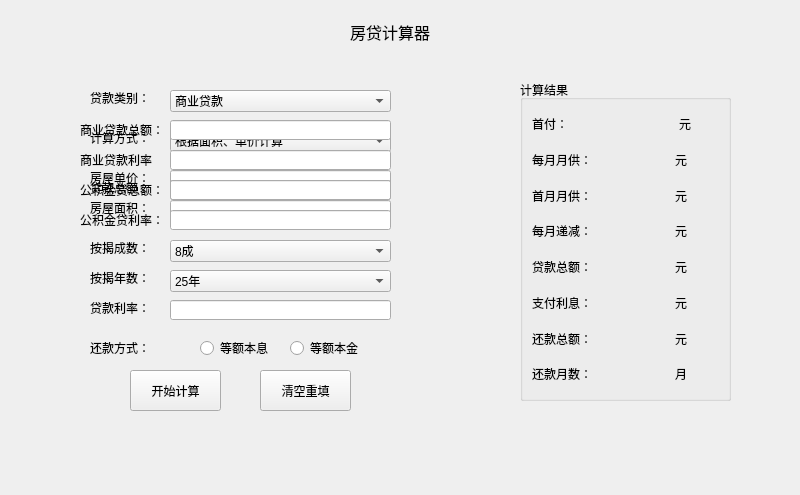
<?xml version="1.0" encoding="UTF-8"?>
<ui version="4.0">
 <class>Widget</class>
 <widget class="QWidget" name="Widget">
  <property name="geometry">
   <rect>
    <x>0</x>
    <y>0</y>
    <width>800</width>
    <height>495</height>
   </rect>
  </property>
  <property name="windowTitle">
   <string>房贷计算器</string>
  </property>
  <widget class="QLabel" name="label">
   <property name="geometry">
    <rect>
     <x>350</x>
     <y>20</y>
     <width>101</width>
     <height>21</height>
    </rect>
   </property>
   <property name="text">
    <string>&lt;html&gt;&lt;head/&gt;&lt;body&gt;&lt;p&gt;&lt;span style=&quot; font-size:12pt;&quot;&gt;房贷计算器&lt;/span&gt;&lt;/p&gt;&lt;/body&gt;&lt;/html&gt;</string>
   </property>
  </widget>
  <widget class="QLabel" name="label_2">
   <property name="geometry">
    <rect>
     <x>90</x>
     <y>90</y>
     <width>61</width>
     <height>16</height>
    </rect>
   </property>
   <property name="text">
    <string>贷款类别：</string>
   </property>
  </widget>
  <widget class="QLabel" name="label_3">
   <property name="geometry">
    <rect>
     <x>90</x>
     <y>130</y>
     <width>61</width>
     <height>16</height>
    </rect>
   </property>
   <property name="text">
    <string>计算方式：</string>
   </property>
  </widget>
  <widget class="QLabel" name="labelfangwudanjia">
   <property name="geometry">
    <rect>
     <x>90</x>
     <y>170</y>
     <width>61</width>
     <height>16</height>
    </rect>
   </property>
   <property name="text">
    <string>房屋单价：</string>
   </property>
  </widget>
  <widget class="QLabel" name="labelfangwumianji">
   <property name="geometry">
    <rect>
     <x>90</x>
     <y>200</y>
     <width>61</width>
     <height>16</height>
    </rect>
   </property>
   <property name="text">
    <string>房屋面积：</string>
   </property>
  </widget>
  <widget class="QLabel" name="label_6">
   <property name="geometry">
    <rect>
     <x>90</x>
     <y>240</y>
     <width>61</width>
     <height>16</height>
    </rect>
   </property>
   <property name="text">
    <string>按揭成数：</string>
   </property>
  </widget>
  <widget class="QLabel" name="label_7">
   <property name="geometry">
    <rect>
     <x>90</x>
     <y>270</y>
     <width>61</width>
     <height>16</height>
    </rect>
   </property>
   <property name="text">
    <string>按揭年数：</string>
   </property>
  </widget>
  <widget class="QLabel" name="label_8">
   <property name="geometry">
    <rect>
     <x>90</x>
     <y>300</y>
     <width>61</width>
     <height>16</height>
    </rect>
   </property>
   <property name="text">
    <string>贷款利率：</string>
   </property>
  </widget>
  <widget class="QLabel" name="label_9">
   <property name="geometry">
    <rect>
     <x>90</x>
     <y>340</y>
     <width>61</width>
     <height>16</height>
    </rect>
   </property>
   <property name="text">
    <string>还款方式：</string>
   </property>
  </widget>
  <widget class="QPushButton" name="pushButtonCal">
   <property name="geometry">
    <rect>
     <x>130</x>
     <y>370</y>
     <width>91</width>
     <height>41</height>
    </rect>
   </property>
   <property name="text">
    <string>开始计算</string>
   </property>
  </widget>
  <widget class="QPushButton" name="pushButtonClear">
   <property name="geometry">
    <rect>
     <x>260</x>
     <y>370</y>
     <width>91</width>
     <height>41</height>
    </rect>
   </property>
   <property name="text">
    <string>清空重填</string>
   </property>
  </widget>
  <widget class="QComboBox" name="comboBoxMorType">
   <property name="geometry">
    <rect>
     <x>170</x>
     <y>90</y>
     <width>221</width>
     <height>22</height>
    </rect>
   </property>
   <item>
    <property name="text">
     <string>商业贷款</string>
    </property>
   </item>
   <item>
    <property name="text">
     <string>公积金贷款</string>
    </property>
   </item>
   <item>
    <property name="text">
     <string>组合型贷款</string>
    </property>
   </item>
  </widget>
  <widget class="QComboBox" name="comboBoxCalType">
   <property name="geometry">
    <rect>
     <x>170</x>
     <y>130</y>
     <width>221</width>
     <height>22</height>
    </rect>
   </property>
   <item>
    <property name="text">
     <string>根据面积、单价计算</string>
    </property>
   </item>
   <item>
    <property name="text">
     <string>根据贷款总额计算</string>
    </property>
   </item>
  </widget>
  <widget class="QLineEdit" name="lineEditPrice">
   <property name="geometry">
    <rect>
     <x>170</x>
     <y>170</y>
     <width>221</width>
     <height>20</height>
    </rect>
   </property>
  </widget>
  <widget class="QLineEdit" name="lineEditarea">
   <property name="geometry">
    <rect>
     <x>170</x>
     <y>200</y>
     <width>221</width>
     <height>20</height>
    </rect>
   </property>
  </widget>
  <widget class="QComboBox" name="comboBoxPercentage">
   <property name="geometry">
    <rect>
     <x>170</x>
     <y>240</y>
     <width>221</width>
     <height>22</height>
    </rect>
   </property>
   <item>
    <property name="text">
     <string>8成</string>
    </property>
   </item>
   <item>
    <property name="text">
     <string>7.5成</string>
    </property>
   </item>
   <item>
    <property name="text">
     <string>7成</string>
    </property>
   </item>
   <item>
    <property name="text">
     <string>6.5成</string>
    </property>
   </item>
   <item>
    <property name="text">
     <string>6成</string>
    </property>
   </item>
   <item>
    <property name="text">
     <string>5.5成</string>
    </property>
   </item>
   <item>
    <property name="text">
     <string>5成</string>
    </property>
   </item>
   <item>
    <property name="text">
     <string>4.5成</string>
    </property>
   </item>
   <item>
    <property name="text">
     <string>4成</string>
    </property>
   </item>
   <item>
    <property name="text">
     <string>3.5成</string>
    </property>
   </item>
   <item>
    <property name="text">
     <string>3成</string>
    </property>
   </item>
   <item>
    <property name="text">
     <string>2.5成</string>
    </property>
   </item>
   <item>
    <property name="text">
     <string>2成</string>
    </property>
   </item>
  </widget>
  <widget class="QComboBox" name="comboBoxNumofYear">
   <property name="geometry">
    <rect>
     <x>170</x>
     <y>270</y>
     <width>221</width>
     <height>22</height>
    </rect>
   </property>
   <item>
    <property name="text">
     <string>25年</string>
    </property>
   </item>
   <item>
    <property name="text">
     <string>24年</string>
    </property>
   </item>
   <item>
    <property name="text">
     <string>23年</string>
    </property>
   </item>
   <item>
    <property name="text">
     <string>22年</string>
    </property>
   </item>
   <item>
    <property name="text">
     <string>21年</string>
    </property>
   </item>
   <item>
    <property name="text">
     <string>20年</string>
    </property>
   </item>
   <item>
    <property name="text">
     <string>19年</string>
    </property>
   </item>
   <item>
    <property name="text">
     <string>18年</string>
    </property>
   </item>
   <item>
    <property name="text">
     <string>17年</string>
    </property>
   </item>
   <item>
    <property name="text">
     <string>16年</string>
    </property>
   </item>
   <item>
    <property name="text">
     <string>15年</string>
    </property>
   </item>
   <item>
    <property name="text">
     <string>14年</string>
    </property>
   </item>
   <item>
    <property name="text">
     <string>13年</string>
    </property>
   </item>
   <item>
    <property name="text">
     <string>12年</string>
    </property>
   </item>
   <item>
    <property name="text">
     <string>11年</string>
    </property>
   </item>
   <item>
    <property name="text">
     <string>10年</string>
    </property>
   </item>
   <item>
    <property name="text">
     <string>9年</string>
    </property>
   </item>
   <item>
    <property name="text">
     <string>8年</string>
    </property>
   </item>
   <item>
    <property name="text">
     <string>7年</string>
    </property>
   </item>
   <item>
    <property name="text">
     <string>6年</string>
    </property>
   </item>
   <item>
    <property name="text">
     <string>5年</string>
    </property>
   </item>
   <item>
    <property name="text">
     <string>4年</string>
    </property>
   </item>
   <item>
    <property name="text">
     <string>3年</string>
    </property>
   </item>
   <item>
    <property name="text">
     <string>2年</string>
    </property>
   </item>
   <item>
    <property name="text">
     <string>1年</string>
    </property>
   </item>
  </widget>
  <widget class="QLineEdit" name="lineEditRate">
   <property name="geometry">
    <rect>
     <x>170</x>
     <y>300</y>
     <width>221</width>
     <height>20</height>
    </rect>
   </property>
  </widget>
  <widget class="QRadioButton" name="radioButton1">
   <property name="geometry">
    <rect>
     <x>200</x>
     <y>340</y>
     <width>89</width>
     <height>16</height>
    </rect>
   </property>
   <property name="text">
    <string>等额本息</string>
   </property>
  </widget>
  <widget class="QRadioButton" name="radioButton2">
   <property name="geometry">
    <rect>
     <x>290</x>
     <y>340</y>
     <width>89</width>
     <height>16</height>
    </rect>
   </property>
   <property name="text">
    <string>等额本金</string>
   </property>
  </widget>
  <widget class="QGroupBox" name="groupBox">
   <property name="geometry">
    <rect>
     <x>520</x>
     <y>80</y>
     <width>211</width>
     <height>321</height>
    </rect>
   </property>
   <property name="title">
    <string>计算结果</string>
   </property>
   <layout class="QVBoxLayout" name="verticalLayout">
    <item>
     <layout class="QHBoxLayout" name="horizontalLayout">
      <item>
       <widget class="QLabel" name="label_10">
        <property name="text">
         <string>首付：</string>
        </property>
       </widget>
      </item>
      <item>
       <widget class="QLabel" name="shoufu">
        <property name="sizePolicy">
         <sizepolicy hsizetype="Fixed" vsizetype="Fixed">
          <horstretch>0</horstretch>
          <verstretch>0</verstretch>
         </sizepolicy>
        </property>
        <property name="minimumSize">
         <size>
          <width>94</width>
          <height>16</height>
         </size>
        </property>
        <property name="text">
         <string/>
        </property>
       </widget>
      </item>
      <item>
       <widget class="QLabel" name="label_16">
        <property name="text">
         <string>元</string>
        </property>
       </widget>
      </item>
     </layout>
    </item>
    <item>
     <layout class="QHBoxLayout" name="horizontalLayout_2">
      <item>
       <widget class="QLabel" name="label_11">
        <property name="text">
         <string>每月月供：</string>
        </property>
       </widget>
      </item>
      <item>
       <widget class="QLabel" name="yuegong">
        <property name="sizePolicy">
         <sizepolicy hsizetype="Fixed" vsizetype="Fixed">
          <horstretch>0</horstretch>
          <verstretch>0</verstretch>
         </sizepolicy>
        </property>
        <property name="minimumSize">
         <size>
          <width>71</width>
          <height>16</height>
         </size>
        </property>
        <property name="text">
         <string/>
        </property>
       </widget>
      </item>
      <item>
       <widget class="QLabel" name="label_17">
        <property name="text">
         <string>元</string>
        </property>
       </widget>
      </item>
     </layout>
    </item>
    <item>
     <layout class="QHBoxLayout" name="horizontalLayout_8">
      <item>
       <widget class="QLabel" name="label_24">
        <property name="text">
         <string>首月月供：</string>
        </property>
       </widget>
      </item>
      <item>
       <widget class="QLabel" name="shouyuegong">
        <property name="sizePolicy">
         <sizepolicy hsizetype="Fixed" vsizetype="Fixed">
          <horstretch>0</horstretch>
          <verstretch>0</verstretch>
         </sizepolicy>
        </property>
        <property name="minimumSize">
         <size>
          <width>71</width>
          <height>16</height>
         </size>
        </property>
        <property name="text">
         <string/>
        </property>
       </widget>
      </item>
      <item>
       <widget class="QLabel" name="label_25">
        <property name="text">
         <string>元</string>
        </property>
       </widget>
      </item>
     </layout>
    </item>
    <item>
     <layout class="QHBoxLayout" name="horizontalLayout_7">
      <item>
       <widget class="QLabel" name="label_22">
        <property name="text">
         <string>每月递减：</string>
        </property>
       </widget>
      </item>
      <item>
       <widget class="QLabel" name="meiyuedijian">
        <property name="sizePolicy">
         <sizepolicy hsizetype="Fixed" vsizetype="Fixed">
          <horstretch>0</horstretch>
          <verstretch>0</verstretch>
         </sizepolicy>
        </property>
        <property name="minimumSize">
         <size>
          <width>71</width>
          <height>16</height>
         </size>
        </property>
        <property name="text">
         <string/>
        </property>
       </widget>
      </item>
      <item>
       <widget class="QLabel" name="label_23">
        <property name="text">
         <string>元</string>
        </property>
       </widget>
      </item>
     </layout>
    </item>
    <item>
     <layout class="QHBoxLayout" name="horizontalLayout_3">
      <item>
       <widget class="QLabel" name="label_12">
        <property name="text">
         <string>贷款总额：</string>
        </property>
       </widget>
      </item>
      <item>
       <widget class="QLabel" name="zonge">
        <property name="sizePolicy">
         <sizepolicy hsizetype="Fixed" vsizetype="Fixed">
          <horstretch>0</horstretch>
          <verstretch>0</verstretch>
         </sizepolicy>
        </property>
        <property name="minimumSize">
         <size>
          <width>71</width>
          <height>16</height>
         </size>
        </property>
        <property name="text">
         <string/>
        </property>
       </widget>
      </item>
      <item>
       <widget class="QLabel" name="label_18">
        <property name="text">
         <string>元</string>
        </property>
       </widget>
      </item>
     </layout>
    </item>
    <item>
     <layout class="QHBoxLayout" name="horizontalLayout_4">
      <item>
       <widget class="QLabel" name="label_13">
        <property name="text">
         <string>支付利息：</string>
        </property>
       </widget>
      </item>
      <item>
       <widget class="QLabel" name="lixi">
        <property name="sizePolicy">
         <sizepolicy hsizetype="Fixed" vsizetype="Fixed">
          <horstretch>0</horstretch>
          <verstretch>0</verstretch>
         </sizepolicy>
        </property>
        <property name="minimumSize">
         <size>
          <width>71</width>
          <height>16</height>
         </size>
        </property>
        <property name="text">
         <string/>
        </property>
       </widget>
      </item>
      <item>
       <widget class="QLabel" name="label_19">
        <property name="text">
         <string>元</string>
        </property>
       </widget>
      </item>
     </layout>
    </item>
    <item>
     <layout class="QHBoxLayout" name="horizontalLayout_5">
      <item>
       <widget class="QLabel" name="label_14">
        <property name="text">
         <string>还款总额：</string>
        </property>
       </widget>
      </item>
      <item>
       <widget class="QLabel" name="huankuanzonge">
        <property name="sizePolicy">
         <sizepolicy hsizetype="Fixed" vsizetype="Fixed">
          <horstretch>0</horstretch>
          <verstretch>0</verstretch>
         </sizepolicy>
        </property>
        <property name="minimumSize">
         <size>
          <width>71</width>
          <height>16</height>
         </size>
        </property>
        <property name="text">
         <string/>
        </property>
       </widget>
      </item>
      <item>
       <widget class="QLabel" name="label_20">
        <property name="text">
         <string>元</string>
        </property>
       </widget>
      </item>
     </layout>
    </item>
    <item>
     <layout class="QHBoxLayout" name="horizontalLayout_6">
      <item>
       <widget class="QLabel" name="label_15">
        <property name="text">
         <string>还款月数：</string>
        </property>
       </widget>
      </item>
      <item>
       <widget class="QLabel" name="huankuanyueshu">
        <property name="sizePolicy">
         <sizepolicy hsizetype="Fixed" vsizetype="Fixed">
          <horstretch>0</horstretch>
          <verstretch>0</verstretch>
         </sizepolicy>
        </property>
        <property name="minimumSize">
         <size>
          <width>71</width>
          <height>16</height>
         </size>
        </property>
        <property name="text">
         <string/>
        </property>
       </widget>
      </item>
      <item>
       <widget class="QLabel" name="label_21">
        <property name="text">
         <string>月</string>
        </property>
       </widget>
      </item>
     </layout>
    </item>
   </layout>
  </widget>
  <widget class="QLineEdit" name="lineEditDaikuanzonge">
   <property name="geometry">
    <rect>
     <x>170</x>
     <y>180</y>
     <width>221</width>
     <height>20</height>
    </rect>
   </property>
  </widget>
  <widget class="QLabel" name="labeldaikuanzonge">
   <property name="geometry">
    <rect>
     <x>90</x>
     <y>180</y>
     <width>61</width>
     <height>16</height>
    </rect>
   </property>
   <property name="text">
    <string>贷款总额：</string>
   </property>
  </widget>
  <widget class="QLineEdit" name="lineEditshangyedaikuangzonge">
   <property name="geometry">
    <rect>
     <x>170</x>
     <y>120</y>
     <width>221</width>
     <height>20</height>
    </rect>
   </property>
  </widget>
  <widget class="QLineEdit" name="lineEditgongjijindaikuanzonge">
   <property name="geometry">
    <rect>
     <x>170</x>
     <y>180</y>
     <width>221</width>
     <height>20</height>
    </rect>
   </property>
  </widget>
  <widget class="QLabel" name="labelshangdaizonge">
   <property name="geometry">
    <rect>
     <x>80</x>
     <y>120</y>
     <width>91</width>
     <height>20</height>
    </rect>
   </property>
   <property name="text">
    <string>商业贷款总额：</string>
   </property>
  </widget>
  <widget class="QLabel" name="labelgongjijindaizonge">
   <property name="geometry">
    <rect>
     <x>80</x>
     <y>180</y>
     <width>91</width>
     <height>20</height>
    </rect>
   </property>
   <property name="text">
    <string>公积金贷总额：</string>
   </property>
  </widget>
  <widget class="QLineEdit" name="lineEditshangdaiRate">
   <property name="geometry">
    <rect>
     <x>170</x>
     <y>150</y>
     <width>221</width>
     <height>20</height>
    </rect>
   </property>
  </widget>
  <widget class="QLineEdit" name="lineEditgongjijinRate">
   <property name="geometry">
    <rect>
     <x>170</x>
     <y>210</y>
     <width>221</width>
     <height>20</height>
    </rect>
   </property>
  </widget>
  <widget class="QLabel" name="labelgongjijindaililv">
   <property name="geometry">
    <rect>
     <x>80</x>
     <y>210</y>
     <width>91</width>
     <height>20</height>
    </rect>
   </property>
   <property name="text">
    <string>公积金贷利率：</string>
   </property>
  </widget>
  <widget class="QLabel" name="labelshangdaililv">
   <property name="geometry">
    <rect>
     <x>80</x>
     <y>150</y>
     <width>91</width>
     <height>20</height>
    </rect>
   </property>
   <property name="text">
    <string>商业贷款利率</string>
   </property>
  </widget>
 </widget>
 <resources/>
 <connections/>
</ui>
